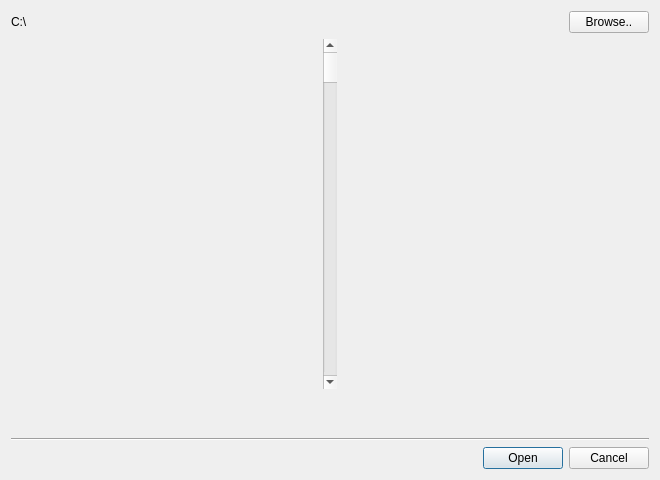
<?xml version="1.0" encoding="UTF-8"?>
<ui version="4.0">
 <class>MeshBrowserDialog</class>
 <widget class="QDialog" name="MeshBrowserDialog">
  <property name="geometry">
   <rect>
    <x>0</x>
    <y>0</y>
    <width>660</width>
    <height>480</height>
   </rect>
  </property>
  <property name="windowTitle">
   <string>Mesh Browser</string>
  </property>
  <layout class="QGridLayout" name="gridLayout">
   <item row="3" column="1">
    <layout class="QHBoxLayout" name="horizontalLayout">
     <property name="spacing">
      <number>6</number>
     </property>
     <property name="margin">
      <number>0</number>
     </property>
     <item>
      <spacer name="horizontalSpacer_3">
       <property name="orientation">
        <enum>Qt::Horizontal</enum>
       </property>
       <property name="sizeHint" stdset="0">
        <size>
         <width>40</width>
         <height>20</height>
        </size>
       </property>
      </spacer>
     </item>
     <item>
      <widget class="QPushButton" name="okButton">
       <property name="text">
        <string>Open</string>
       </property>
      </widget>
     </item>
     <item>
      <widget class="QPushButton" name="cancelButton">
       <property name="text">
        <string>Cancel</string>
       </property>
      </widget>
     </item>
    </layout>
   </item>
   <item row="3" column="0">
    <spacer name="horizontalSpacer">
     <property name="orientation">
      <enum>Qt::Horizontal</enum>
     </property>
     <property name="sizeHint" stdset="0">
      <size>
       <width>40</width>
       <height>20</height>
      </size>
     </property>
    </spacer>
   </item>
   <item row="1" column="0" colspan="2">
    <layout class="QGridLayout" name="gridLayout_2">
     <item row="0" column="0">
      <widget class="QWidget" name="thumbnailWidget" native="true">
       <property name="minimumSize">
        <size>
         <width>200</width>
         <height>350</height>
        </size>
       </property>
       <property name="styleSheet">
        <string notr="true"/>
       </property>
       <layout class="QHBoxLayout" name="horizontalLayout_3">
        <property name="spacing">
         <number>1</number>
        </property>
        <property name="margin">
         <number>0</number>
        </property>
        <item>
         <layout class="QGridLayout" name="thumbLayout">
          <property name="spacing">
           <number>1</number>
          </property>
         </layout>
        </item>
        <item>
         <widget class="QScrollBar" name="scrollBar">
          <property name="orientation">
           <enum>Qt::Vertical</enum>
          </property>
         </widget>
        </item>
       </layout>
      </widget>
     </item>
     <item row="1" column="0">
      <spacer name="verticalSpacer">
       <property name="orientation">
        <enum>Qt::Vertical</enum>
       </property>
       <property name="sizeHint" stdset="0">
        <size>
         <width>20</width>
         <height>40</height>
        </size>
       </property>
      </spacer>
     </item>
    </layout>
   </item>
   <item row="0" column="0">
    <widget class="QLabel" name="folderLabel">
     <property name="text">
      <string>C:\</string>
     </property>
     <property name="textFormat">
      <enum>Qt::PlainText</enum>
     </property>
    </widget>
   </item>
   <item row="2" column="0" colspan="2">
    <widget class="Line" name="line">
     <property name="orientation">
      <enum>Qt::Horizontal</enum>
     </property>
    </widget>
   </item>
   <item row="0" column="1">
    <layout class="QHBoxLayout" name="horizontalLayout_2">
     <item>
      <spacer name="horizontalSpacer_2">
       <property name="orientation">
        <enum>Qt::Horizontal</enum>
       </property>
       <property name="sizeHint" stdset="0">
        <size>
         <width>40</width>
         <height>20</height>
        </size>
       </property>
      </spacer>
     </item>
     <item>
      <widget class="QPushButton" name="pathButton">
       <property name="text">
        <string>Browse..</string>
       </property>
      </widget>
     </item>
    </layout>
   </item>
  </layout>
 </widget>
 <resources/>
 <connections>
  <connection>
   <sender>okButton</sender>
   <signal>clicked()</signal>
   <receiver>MeshBrowserDialog</receiver>
   <slot>accept()</slot>
   <hints>
    <hint type="sourcelabel">
     <x>351</x>
     <y>38</y>
    </hint>
    <hint type="destinationlabel">
     <x>233</x>
     <y>29</y>
    </hint>
   </hints>
  </connection>
  <connection>
   <sender>cancelButton</sender>
   <signal>clicked()</signal>
   <receiver>MeshBrowserDialog</receiver>
   <slot>reject()</slot>
   <hints>
    <hint type="sourcelabel">
     <x>330</x>
     <y>66</y>
    </hint>
    <hint type="destinationlabel">
     <x>197</x>
     <y>125</y>
    </hint>
   </hints>
  </connection>
 </connections>
</ui>
